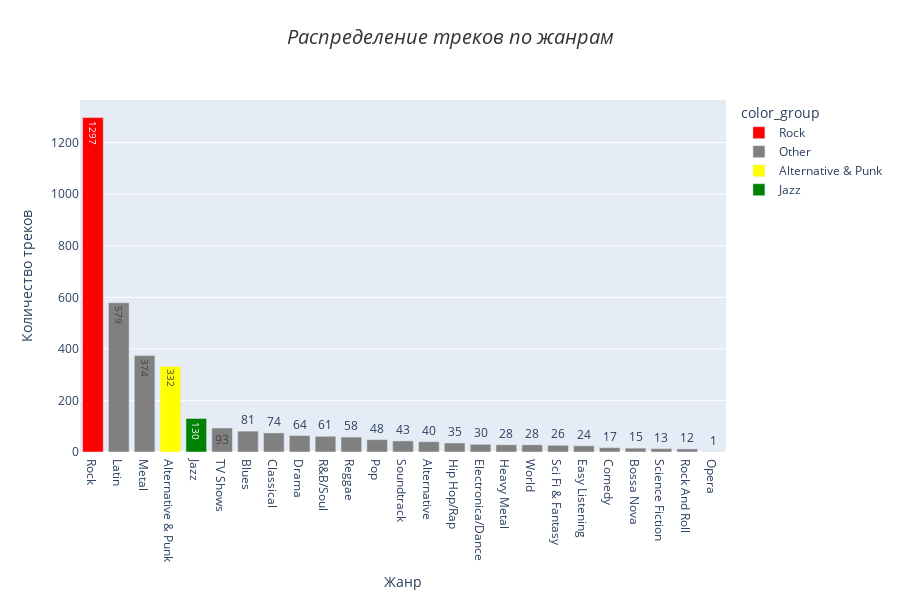

Notebook source saved alongside this figure:
### Code cell
# 5 ex
query = """
    SELECT 
        g.name AS genre_name,
        COUNT(*) AS tracks_count
    FROM track t
    JOIN genre g ON t.genre_id = g.genre_id
    GROUP BY g.name
    ORDER BY COUNT(*) DESC
"""

with set_connection() as conn:
    df = pd.read_sql(query, conn)

highlight_genres = ['Rock', 'Jazz', 'Alternative & Punk']
df['color_group'] = df['genre_name'].apply(
    lambda x: x if x in highlight_genres else 'Other'
)

color_map = {
    'Rock': 'red',
    'Jazz': 'green',
    'Alternative & Punk': 'yellow',
    'Other': 'grey'
}
fig = px.bar(
    df,
    x='genre_name',
    y='tracks_count',
    title='Распределение треков по жанрам',
    labels={'genre_name': 'Жанр', 'tracks_count': 'Количество треков'},
    color='color_group',
    color_discrete_map=color_map,
    category_orders={'genre_name': df['genre_name']},
    text='tracks_count',
    height=600)

fig.update_layout(
    title={
        'text': '<i>Распределение треков по жанрам</i>',
        'y':0.95,
        'x':0.5,
        'xanchor': 'center',
        'yanchor': 'top',
        'font': {
            'size': 20,
            'color': '#333333'
        }
    })

fig.show()

### Figure 1 — Plotly figure (JSON) as saved in the notebook; plotly's stock layout.template omitted (floating-point values rounded to 4 significant figures)
{"data": [{"hovertemplate": "color_group=Rock<br>Жанр=%{x}<br>Количество треков=%{text}<extra></extra>", "legendgroup": "Rock", "marker": {"color": "red", "pattern": {"shape": ""}}, "name": "Rock", "orientation": "v", "showlegend": true, "text": [1297.0], "textposition": "auto", "type": "bar", "x": ["Rock"], "xaxis": "x", "y": [1297], "yaxis": "y"}, {"hovertemplate": "color_group=Other<br>Жанр=%{x}<br>Количество треков=%{text}<extra></extra>", "legendgroup": "Other", "marker": {"color": "grey", "pattern": {"shape": ""}}, "name": "Other", "orientation": "v", "showlegend": true, "text": [579.0, 374.0, 93.0, 81.0, 74.0, 64.0, 61.0, 58.0, 48.0, 43.0, 40.0, 35.0, 30.0, 28.0, 28.0, 26.0, 24.0, 17.0, 15.0, 13.0, 12.0, 1.0], "textposition": "auto", "type": "bar", "x": ["Latin", "Metal", "TV Shows", "Blues", "Classical", "Drama", "R&B/Soul", "Reggae", "Pop", "Soundtrack", "Alternative", "Hip Hop/Rap", "Electronica/Dance", "Heavy Metal", "World", "Sci Fi & Fantasy", "Easy Listening", "Comedy", "Bossa Nova", "Science Fiction", "Rock And Roll", "Opera"], "xaxis": "x", "y": [579, 374, 93, 81, 74, 64, 61, 58, 48, 43, 40, 35, 30, 28, 28, 26, 24, 17, 15, 13, 12, 1], "yaxis": "y"}, {"hovertemplate": "color_group=Alternative & Punk<br>Жанр=%{x}<br>Количество треков=%{text}<extra></extra>", "legendgroup": "Alternative & Punk", "marker": {"color": "yellow", "pattern": {"shape": ""}}, "name": "Alternative & Punk", "orientation": "v", "showlegend": true, "text": [332.0], "textposition": "auto", "type": "bar", "x": ["Alternative & Punk"], "xaxis": "x", "y": [332], "yaxis": "y"}, {"hovertemplate": "color_group=Jazz<br>Жанр=%{x}<br>Количество треков=%{text}<extra></extra>", "legendgroup": "Jazz", "marker": {"color": "green", "pattern": {"shape": ""}}, "name": "Jazz", "orientation": "v", "showlegend": true, "text": [130.0], "textposition": "auto", "type": "bar", "x": ["Jazz"], "xaxis": "x", "y": [130], "yaxis": "y"}], "layout": {"barmode": "relative", "height": 600, "legend": {"title": {"text": "color_group"}, "tracegroupgap": 0}, "title": {"font": {"color": "#333333", "size": 20}, "text": "<i>Распределение треков по жанрам</i>", "x": 0.5, "xanchor": "center", "y": 0.95, "yanchor": "top"}, "xaxis": {"anchor": "y", "categoryarray": ["Rock", "Latin", "Metal", "Alternative & Punk", "Jazz", "TV Shows", "Blues", "Classical", "Drama", "R&B/Soul", "Reggae", "Pop", "Soundtrack", "Alternative", "Hip Hop/Rap", "Electronica/Dance", "Heavy Metal", "World", "Sci Fi & Fantasy", "Easy Listening", "Comedy", "Bossa Nova", "Science Fiction", "Rock And Roll", "Opera"], "categoryorder": "array", "domain": [0, 1], "title": {"text": "Жанр"}}, "yaxis": {"anchor": "x", "domain": [0, 1], "title": {"text": "Количество треков"}}}}
